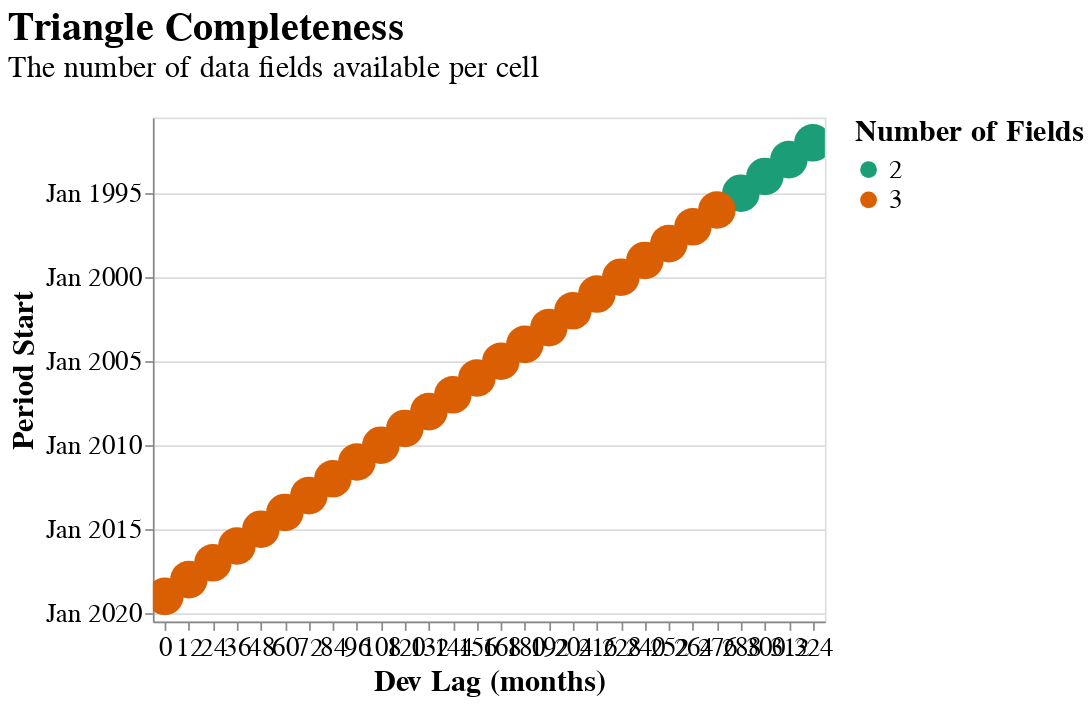

Notebook code cell kept with this figure:
### Code cell
# Plot the right edge data completeness
right_edge_completeness = right_edge.plot_data_completeness()
right_edge_completeness

### Figure 1 — Vega-Lite specification as saved in the notebook (floating-point values rounded to 4 significant figures)
{"autosize": {"contains": "content", "resize": true}, "config": {"style": {"group-title": {"fontSize": 24}, "group-subtitle": {"fontSize": 18}, "guide-label": {"fontSize": 16, "font": "sans-serif"}, "guide-title": {"fontSize": 18, "font": "sans-serif"}}, "mark": {"color": "#1f8fff"}, "title": {"anchor": "start", "offset": 20}, "legend": {"orient": "right", "titleAnchor": "start", "layout": {"direction": "vertical"}, "labelFontSize": 16.0, "titleFontSize": 18.0}, "axis": {"labelFontSize": 16.0, "titleFontSize": 18.0}}, "data": {"values": [{"period_start": "1992-01-01T00:00:00", "period_end": "1992-12-31T00:00:00", "evaluation_date": "2019-12-31T00:00:00", "dev_lag": 324.0, "Number of Fields": 2, "Fields": "Paid Loss ($890,407,958), Reported Loss ($983,787,993)"}, {"period_start": "1993-01-01T00:00:00", "period_end": "1993-12-31T00:00:00", "evaluation_date": "2019-12-31T00:00:00", "dev_lag": 312.0, "Number of Fields": 2, "Fields": "Paid Loss ($931,708,293), Reported Loss ($1,040,327,538)"}, {"period_start": "1994-01-01T00:00:00", "period_end": "1994-12-31T00:00:00", "evaluation_date": "2019-12-31T00:00:00", "dev_lag": 300.0, "Number of Fields": 2, "Fields": "Paid Loss ($1,190,804,117), Reported Loss ($1,193,952,424)"}, {"period_start": "1995-01-01T00:00:00", "period_end": "1995-12-31T00:00:00", "evaluation_date": "2019-12-31T00:00:00", "dev_lag": 288.0, "Number of Fields": 2, "Fields": "Paid Loss ($1,100,014,074), Reported Loss ($1,150,115,572)"}, {"period_start": "1996-01-01T00:00:00", "period_end": "1996-12-31T00:00:00", "evaluation_date": "2019-12-31T00:00:00", "dev_lag": 276.0, "Number of Fields": 3, "Fields": "Paid Loss ($1,113,190,299), Reported Loss ($1,114,275,570), Earned Premium ($1,301,739,173)"}, {"period_start": "1997-01-01T00:00:00", "period_end": "1997-12-31T00:00:00", "evaluation_date": "2019-12-31T00:00:00", "dev_lag": 264.0, "Number of Fields": 3, "Fields": "Paid Loss ($989,510,589), Reported Loss ($989,200,089), Earned Premium ($1,403,580,370)"}, {"period_start": "1998-01-01T00:00:00", "period_end": "1998-12-31T00:00:00", "evaluation_date": "2019-12-31T00:00:00", "dev_lag": 252.0, "Number of Fields": 3, "Fields": "Paid Loss ($895,862,259), Reported Loss ($894,572,615), Earned Premium ($1,551,220,777)"}, {"period_start": "1999-01-01T00:00:00", "period_end": "1999-12-31T00:00:00", "evaluation_date": "2019-12-31T00:00:00", "dev_lag": 240.0, "Number of Fields": 3, "Fields": "Paid Loss ($825,699,953), Reported Loss ($825,769,798), Earned Premium ($1,676,265,663)"}, {"period_start": "2000-01-01T00:00:00", "period_end": "2000-12-31T00:00:00", "evaluation_date": "2019-12-31T00:00:00", "dev_lag": 228.0, "Number of Fields": 3, "Fields": "Paid Loss ($857,693,545), Reported Loss ($891,626,707), Earned Premium ($1,750,895,299)"}, {"period_start": "2001-01-01T00:00:00", "period_end": "2001-12-31T00:00:00", "evaluation_date": "2019-12-31T00:00:00", "dev_lag": 216.0, "Number of Fields": 3, "Fields": "Paid Loss ($1,008,273,626), Reported Loss ($1,007,242,274), Earned Premium ($1,873,648,284)"}, {"period_start": "2002-01-01T00:00:00", "period_end": "2002-12-31T00:00:00", "evaluation_date": "2019-12-31T00:00:00", "dev_lag": 204.0, "Number of Fields": 3, "Fields": "Paid Loss ($1,023,990,542), Reported Loss ($1,024,178,219), Earned Premium ($1,946,907,321)"}, {"period_start": "2003-01-01T00:00:00", "period_end": "2003-12-31T00:00:00", "evaluation_date": "2019-12-31T00:00:00", "dev_lag": 192.0, "Number of Fields": 3, "Fields": "Paid Loss ($1,011,330,528), Reported Loss ($1,055,250,043), Earned Premium ($1,828,474,205)"}, {"period_start": "2004-01-01T00:00:00", "period_end": "2004-12-31T00:00:00", "evaluation_date": "2019-12-31T00:00:00", "dev_lag": 180.0, "Number of Fields": 3, "Fields": "Paid Loss ($1,002,316,773), Reported Loss ($1,004,837,578), Earned Premium ($1,659,178,348)"}, {"period_start": "2005-01-01T00:00:00", "period_end": "2005-12-31T00:00:00", "evaluation_date": "2019-12-31T00:00:00", "dev_lag": 168.0, "Number of Fields": 3, "Fields": "Paid Loss ($945,652,015), Reported Loss ($947,242,814), Earned Premium ($1,605,819,179)"}, {"period_start": "2006-01-01T00:00:00", "period_end": "2006-12-31T00:00:00", "evaluation_date": "2019-12-31T00:00:00", "dev_lag": 156.0, "Number of Fields": 3, "Fields": "Paid Loss ($920,916,866), Reported Loss ($935,213,779), Earned Premium ($1,650,908,596)"}, {"period_start": "2007-01-01T00:00:00", "period_end": "2007-12-31T00:00:00", "evaluation_date": "2019-12-31T00:00:00", "dev_lag": 144.0, "Number of Fields": 3, "Fields": "Paid Loss ($882,609,307), Reported Loss ($901,962,242), Earned Premium ($1,756,244,456)"}, {"period_start": "2008-01-01T00:00:00", "period_end": "2008-12-31T00:00:00", "evaluation_date": "2019-12-31T00:00:00", "dev_lag": 132.0, "Number of Fields": 3, "Fields": "Paid Loss ($895,910,211), Reported Loss ($914,375,591), Earned Premium ($1,939,637,081)"}, {"period_start": "2009-01-01T00:00:00", "period_end": "2009-12-31T00:00:00", "evaluation_date": "2019-12-31T00:00:00", "dev_lag": 120.0, "Number of Fields": 3, "Fields": "Paid Loss ($930,797,266), Reported Loss ($972,325,276), Earned Premium ($2,092,484,960)"}, {"period_start": "2010-01-01T00:00:00", "period_end": "2010-12-31T00:00:00", "evaluation_date": "2019-12-31T00:00:00", "dev_lag": 108.0, "Number of Fields": 3, "Fields": "Paid Loss ($951,027,598), Reported Loss ($1,015,084,834), Earned Premium ($2,163,466,434)"}, {"period_start": "2011-01-01T00:00:00", "period_end": "2011-12-31T00:00:00", "evaluation_date": "2019-12-31T00:00:00", "dev_lag": 96.0, "Number of Fields": 3, "Fields": "Paid Loss ($992,702,251), Reported Loss ($1,061,627,829), Earned Premium ($2,216,923,768)"}, {"period_start": "2012-01-01T00:00:00", "period_end": "2012-12-31T00:00:00", "evaluation_date": "2019-12-31T00:00:00", "dev_lag": 84.0, "Number of Fields": 3, "Fields": "Paid Loss ($982,258,604), Reported Loss ($1,058,089,441), Earned Premium ($2,254,480,389)"}, {"period_start": "2013-01-01T00:00:00", "period_end": "2013-12-31T00:00:00", "evaluation_date": "2019-12-31T00:00:00", "dev_lag": 72.0, "Number of Fields": 3, "Fields": "Paid Loss ($979,417,880), Reported Loss ($1,085,654,963), Earned Premium ($2,280,764,989)"}, {"period_start": "2014-01-01T00:00:00", "period_end": "2014-12-31T00:00:00", "evaluation_date": "2019-12-31T00:00:00", "dev_lag": 60.0, "Number of Fields": 3, "Fields": "Paid Loss ($862,705,701), Reported Loss ($1,004,012,351), Earned Premium ($2,313,481,775)"}, {"period_start": "2015-01-01T00:00:00", "period_end": "2015-12-31T00:00:00", "evaluation_date": "2019-12-31T00:00:00", "dev_lag": 48.0, "Number of Fields": 3, "Fields": "Paid Loss ($667,017,769), Reported Loss ($855,372,800), Earned Premium ($2,265,868,862)"}, {"period_start": "2016-01-01T00:00:00", "period_end": "2016-12-31T00:00:00", "evaluation_date": "2019-12-31T00:00:00", "dev_lag": 36.0, "Number of Fields": 3, "Fields": "Paid Loss ($518,416,339), Reported Loss ($765,230,079), Earned Premium ($2,396,744,813)"}, {"period_start": "2017-01-01T00:00:00", "period_end": "2017-12-31T00:00:00", "evaluation_date": "2019-12-31T00:00:00", "dev_lag": 24.0, "Number of Fields": 3, "Fields": "Paid Loss ($389,627,686), Reported Loss ($709,010,051), Earned Premium ($2,624,487,706)"}, {"period_start": "2018-01-01T00:00:00", "period_end": "2018-12-31T00:00:00", "evaluation_date": "2019-12-31T00:00:00", "dev_lag": 12.0, "Number of Fields": 3, "Fields": "Paid Loss ($234,656,477), Reported Loss ($503,340,228), Earned Premium ($2,835,808,858)"}, {"period_start": "2019-01-01T00:00:00", "period_end": "2019-12-31T00:00:00", "evaluation_date": "2019-12-31T00:00:00", "dev_lag": 0.0, "Number of Fields": 3, "Fields": "Paid Loss ($67,781,929), Reported Loss ($244,946,814), Earned Premium ($2,860,801,140)"}]}, "mark": {"type": "circle", "opacity": 1, "size": 500.0}, "encoding": {"color": {"condition": {"param": "param_163", "field": "Number of Fields", "scale": {"scheme": "dark2"}, "type": "nominal"}, "value": "lightgray"}, "tooltip": [{"field": "period_start", "title": "Period Start", "type": "temporal"}, {"field": "period_end", "title": "Period End", "type": "temporal"}, {"field": "evaluation_date", "title": "Evaluation Date", "type": "temporal"}, {"field": "dev_lag", "title": "Dev Lag (months)", "type": "nominal"}, {"field": "Fields", "type": "nominal"}], "x": {"axis": {"labelAngle": 0}, "field": "dev_lag", "scale": {"zero": true}, "title": "Dev Lag (months)", "type": "nominal"}, "y": {"field": "period_start", "scale": {"padding": 15, "reverse": true}, "timeUnit": "yearmonth", "title": "Period Start", "type": "temporal"}}, "height": 300, "params": [{"name": "param_163", "select": {"type": "point"}}, {"name": "param_164", "select": {"type": "interval", "encodings": ["x", "y"]}, "bind": "scales"}], "title": {"text": "Triangle Completeness", "subtitle": "The number of data fields available per cell"}, "width": 400, "$schema": "https://vega.github.io/schema/vega-lite/v5.20.1.json"}
